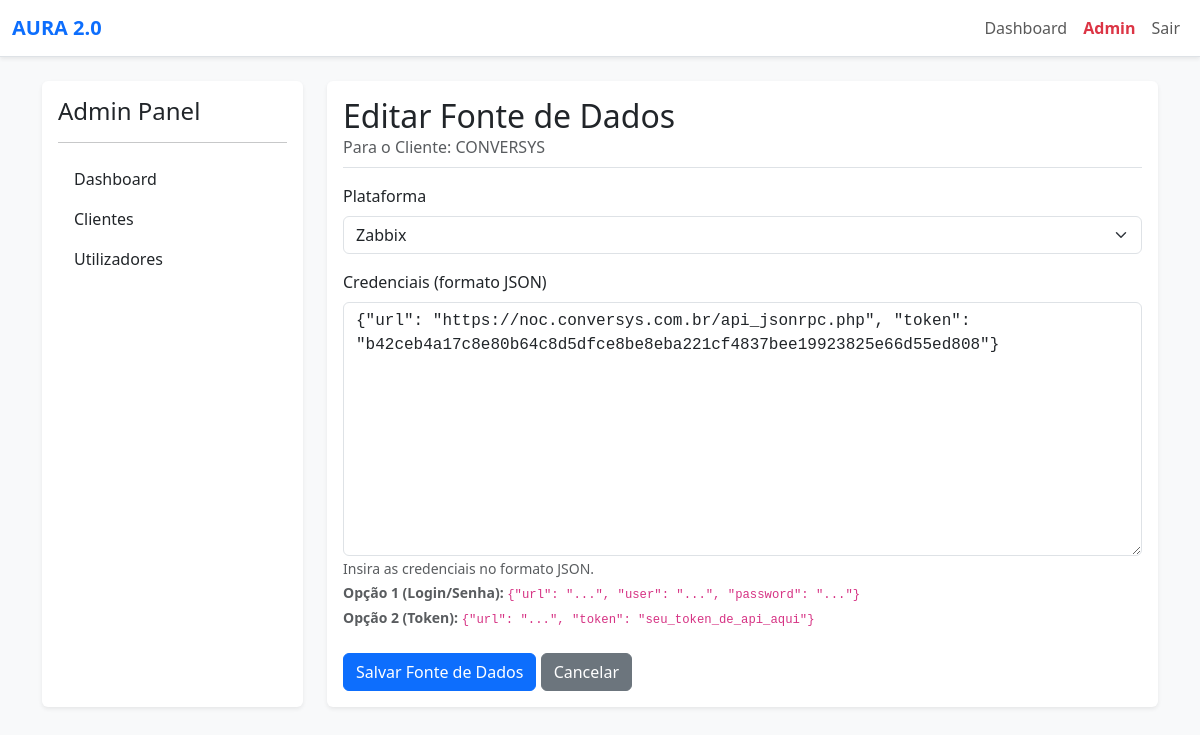
Screenshot of /admin/datasource/edit/1 (signed in) with the database file from the repository.
### app/models.py (models this page shows, shortened)
class Client(db.Model):
    id = db.Column(db.Integer, primary_key=True)
    name = db.Column(db.String(120), nullable=False, unique=True)
    users = db.relationship(
        'User', secondary=user_client_association,
        back_populates='clients', lazy='dynamic')
    data_sources = db.relationship('DataSource', backref='client', lazy='dynamic', cascade="all, delete-orphan")

class DataSource(db.Model):
    id = db.Column(db.Integer, primary_key=True)
    client_id = db.Column(db.Integer, db.ForeignKey('client.id'), nullable=False)
    platform = db.Column(db.String(50), nullable=False)
    credentials_json = db.Column(db.Text, nullable=False)

### app/admin/routes.py (the view, shortened to what this page needs)
@admin.route('/datasource/edit/<int:datasource_id>', methods=['GET', 'POST'])
@login_required
@admin_required
def edit_datasource(datasource_id):
    datasource = DataSource.query.get_or_404(datasource_id)
    client = datasource.client
    form = DataSourceForm(obj=datasource)
    form.credentials_json.data = datasource.credentials_json
    return render_template('admin/datasource_form.html', title='Editar Fonte de Dados', form=form, client=client, datasource=datasource)

### app/admin/forms.py
class DataSourceForm(FlaskForm):
    platform = SelectField('Plataforma', choices=[
        ('Zabbix', 'Zabbix'),
        ('Softdesk', 'Softdesk')
    ], validators=[DataRequired()])
    credentials_json = TextAreaField(
        'Credenciais (formato JSON)',
        validators=[DataRequired()],
        render_kw={'rows': 8}
    )
    submit = SubmitField('Salvar Fonte de Dados')

### app/__init__.py (called while the page is built)
@login_manager.user_loader
def load_user(user_id):
    return models.User.query.get(int(user_id))

### app/models.py (called while the page is built)
    def is_role(self, role_name): return self.role == role_name

### app/utils.py (called while the page is built)
def admin_required(f):
    @wraps(f)
    def decorated_function(*args, **kwargs):
        if not current_user.is_authenticated or not current_user.is_role('Admin'):
            abort(403)
        return f(*args, **kwargs)
    return decorated_function

### app/templates/admin/datasource_form.html (shortened to what this page needs)
{% extends "admin/base.html" %}
{% block admin_content %}
<div class="p-3 bg-white rounded shadow-sm">
    <div class="d-flex justify-content-between align-items-center border-bottom pb-2 mb-3">
        <div>
            <h2 class="mb-0">{{ title }}</h2>
            <p class="text-muted mb-0">Para o Cliente: {{ client.name }}</p>
        </div>
    </div>
    <form method="POST" novalidate>
        <div class="mb-3">
            {{ form.platform.label(class="form-label") }}
            {{ form.platform(class="form-select") }}
        </div>
        <div class="mb-3">
            {{ form.credentials_json.label(class="form-label") }}
            {{ form.credentials_json(class="form-control font-monospace", rows="10") }}
            <small class="form-text text-muted">
                Insira as credenciais no formato JSON. <br>
                <b>Opção 1 (Login/Senha):</b>
                <code>{"url": "...", "user": "...", "password": "..."}</code> <br>
                <b>Opção 2 (Token):</b>
                <code>{"url": "...", "token": "seu_token_de_api_aqui"}</code>
            </small>
        </div>
        <div class="mt-4">
            {{ form.submit(class="btn btn-primary") }}
            <a href="{{ url_for('admin.list_datasources', client_id=client.id) }}" class="btn btn-secondary">Cancelar</a>
        </div>
    </form>
</div>
{% endblock %}

### rows the page displays
Client: name "CONVERSYS"
DataSource: platform "Zabbix", credentials_json "{\"url\": \"https://noc.conversys.com.br/api_jsonrpc.php\", \"token\": \"b42ceb4a17c8e80b64c8d5dfce8be8eba221cf4837bee19923825e66d55ed808\"}"

### other values shown
{{ title }} "Editar Fonte de Dados"
